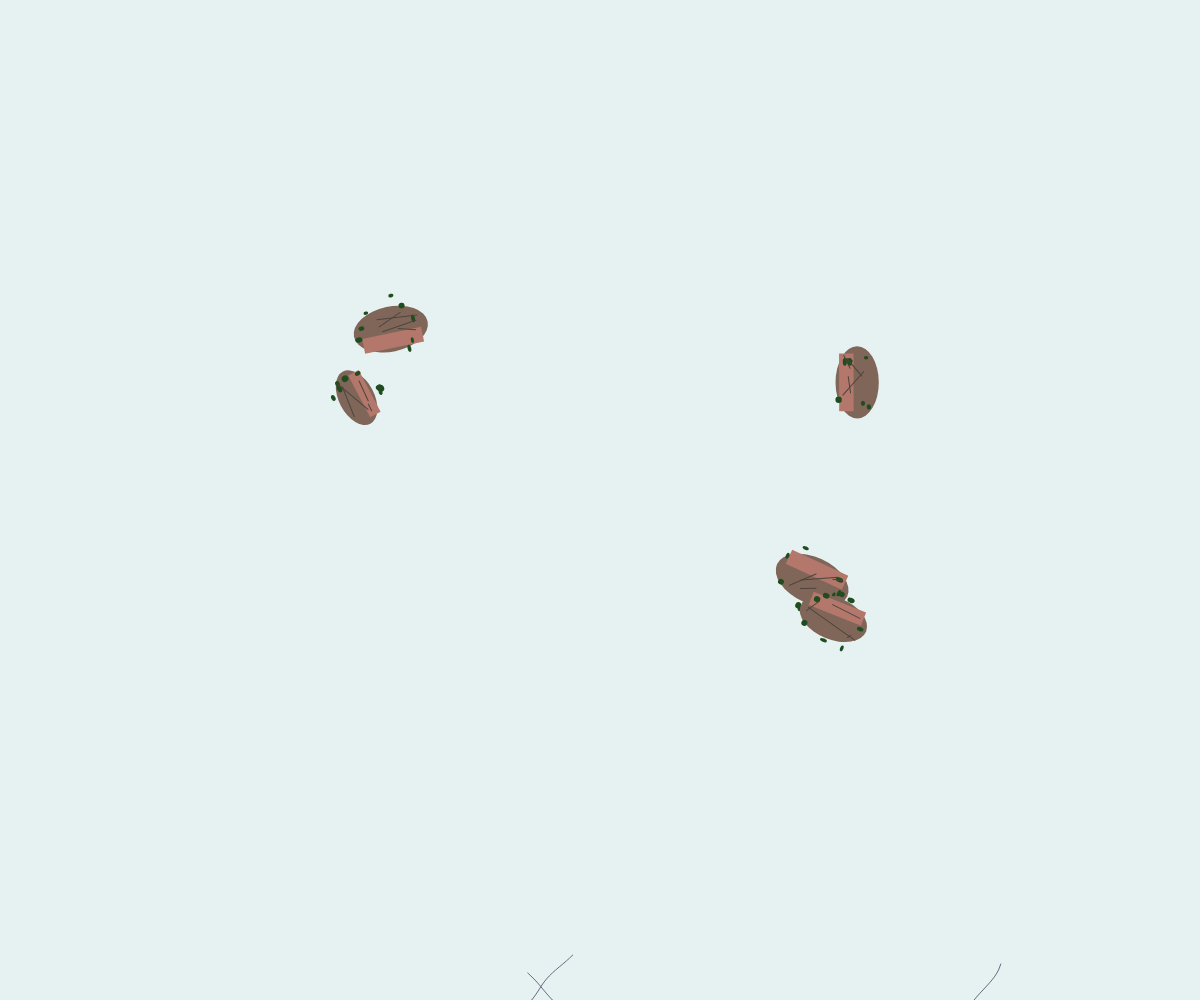
Frame 1 (no input)
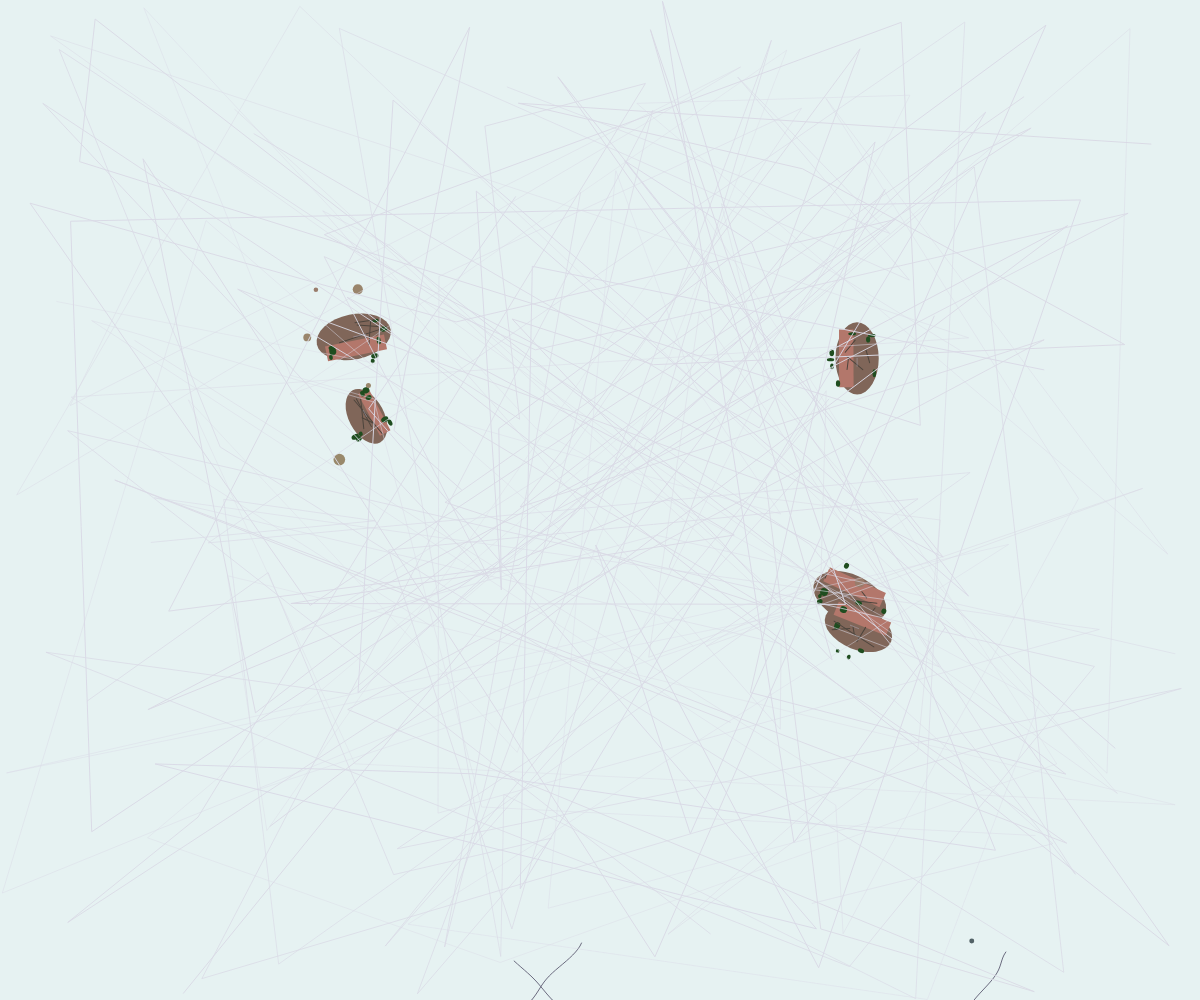
Frame 60 (no input)
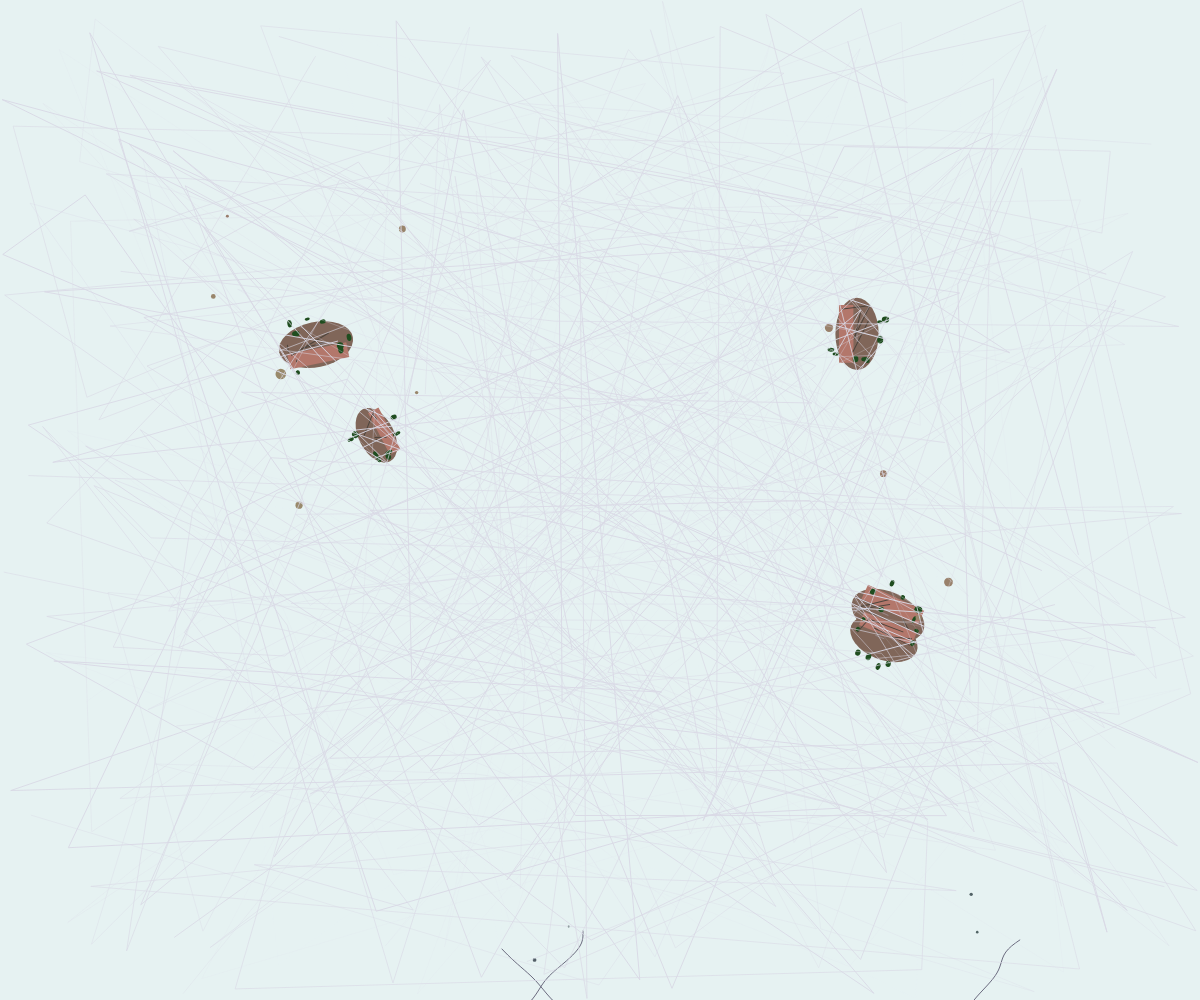
Frame 120 (the mouse pressed at the canvas centre since frame 60)

The p5.js sketch that drew these frames (run headless with seeded random() and noise() and a simulated clock; from frame 60 on, the mouse is pressed at the canvas centre):

// p5.js sketch
// ── sketch.js
let ships = [];
let fragments = [];
let roots = [];
let saltTrails = [];

function setup() {
  createCanvas(windowWidth, windowHeight);
  colorMode(HSB, 360, 100, 100, 1);
  
  // Create initial ships
  for (let i = 0; i < 5; i++) {
    ships.push({
      x: random(width),
      y: random(height * 0.3, height * 0.7),
      angle: random(TWO_PI),
      speed: random(0.2, 0.8),
      size: random(40, 80),
      segments: [],
      parts: [],
      trail: []
    });
  }
  
  // Initialize root structures
  for (let i = 0; i < 3; i++) {
    roots.push({
      x: random(width),
      y: height,
      angle: random(TWO_PI),
      length: random(20, 60),
      segments: [],
      decay: 0
    });
  }
}

function draw() {
  background(180, 5, 95); // Translucent medium
  
  // Update and draw ships
  for (let i = ships.length - 1; i >= 0; i--) {
    let ship = ships[i];
    
    // Move ship
    ship.x += cos(ship.angle) * ship.speed;
    ship.y += sin(ship.angle) * ship.speed;
    
    // Add to trail
    ship.trail.push({x: ship.x, y: ship.y, size: ship.size});
    if (ship.trail.length > 20) {
      ship.trail.shift();
    }
    
    // Draw ship with weathered look
    drawShip(ship);
    
    // Occasionally detach parts
    if (random() < 0.01) {
      let part = {
        x: ship.x + random(-ship.size/2, ship.size/2),
        y: ship.y + random(-ship.size/2, ship.size/2),
        angle: random(TWO_PI),
        speed: random(0.5, 2),
        size: random(5, 15),
        color: color(random(20, 40), 30, 60),
        life: 1
      };
      fragments.push(part);
    }
    
    // Check if ship needs replacement
    if (ship.x < -100 || ship.x > width + 100 || ship.y < -100 || ship.y > height + 100) {
      ships.splice(i, 1);
      // Add new ship
      ships.push({
        x: random(width),
        y: random(height * 0.3, height * 0.7),
        angle: random(TWO_PI),
        speed: random(0.2, 0.8),
        size: random(40, 80),
        segments: [],
        parts: [],
        trail: []
      });
    }
  }
  
  // Update and draw fragments
  for (let i = fragments.length - 1; i >= 0; i--) {
    let part = fragments[i];
    
    // Move fragment
    part.x += cos(part.angle) * part.speed;
    part.y += sin(part.angle) * part.speed;
    part.life -= 0.005;
    
    // Draw fragment with decay effect
    fill(part.color);
    noStroke();
    ellipse(part.x, part.y, part.size * part.life);
    
    if (part.life <= 0) {
      fragments.splice(i, 1);
    }
  }
  
  // Update and draw roots
  for (let i = roots.length - 1; i >= 0; i--) {
    let root = roots[i];
    
    // Grow root
    root.length += 0.2;
    if (root.length > 100) {
      root.length = 100;
    }
    
    // Draw root structure
    drawRoot(root);
    
    // Occasionally detach segments
    if (random() < 0.02) {
      let segment = {
        x: root.x + random(-5, 5),
        y: root.y - root.length,
        angle: random(TWO_PI),
        speed: random(0.3, 1),
        size: random(2, 6),
        color: color(random(180, 220), 20, 40),
        life: 1
      };
      fragments.push(segment);
    }
  }
  
  // Draw salt trails
  for (let i = saltTrails.length - 1; i >= 0; i--) {
    let trail = saltTrails[i];
    
    // Update trail
    trail.life -= 0.01;
    
    if (trail.life > 0) {
      stroke(240, 5, 90, trail.life);
      noFill();
      beginShape();
      for (let j = 0; j < trail.points.length; j++) {
        vertex(trail.points[j].x, trail.points[j].y);
      }
      endShape();
    } else {
      saltTrails.splice(i, 1);
    }
  }
  
  // Occasionally add new trails
  if (random() < 0.3) {
    let trail = {
      points: [],
      life: 1
    };
    
    for (let i = 0; i < 15; i++) {
      trail.points.push({
        x: random(width),
        y: random(height)
      });
    }
    
    saltTrails.push(trail);
  }
}

function drawShip(ship) {
  push();
  translate(ship.x, ship.y);
  rotate(ship.angle);
  
  // Draw hull with weathering
  fill(20, 30, 50);
  noStroke();
  ellipse(0, 0, ship.size, ship.size * 0.6);
  
  // Draw deck
  fill(10, 40, 70);
  rectMode(CENTER);
  rect(0, -ship.size * 0.15, ship.size * 0.8, ship.size * 0.2);
  
  // Add barnacles and moss
  for (let i = 0; i < 8; i++) {
    let angle = random(TWO_PI);
    let dist = random(ship.size * 0.3, ship.size * 0.45);
    let x = cos(angle) * dist;
    let y = sin(angle) * dist;
    
    fill(120, 60, 30);
    ellipse(x, y, random(3, 8), random(3, 8));
  }
  
  // Add cracks and tears
  stroke(30, 20, 30);
  strokeWeight(1);
  for (let i = 0; i < 4; i++) {
    let x1 = random(-ship.size * 0.4, ship.size * 0.4);
    let y1 = random(-ship.size * 0.2, ship.size * 0.2);
    let x2 = random(-ship.size * 0.4, ship.size * 0.4);
    let y2 = random(-ship.size * 0.2, ship.size * 0.2);
    line(x1, y1, x2, y2);
  }
  
  pop();
  
  // Draw trail
  stroke(240, 10, 80, 0.5);
  noFill();
  beginShape();
  for (let i = 0; i < ship.trail.length; i++) {
    let t = ship.trail[i];
    vertex(t.x, t.y);
  }
  endShape();
}

function drawRoot(root) {
  push();
  translate(root.x, root.y);
  
  stroke(240, 15, 50);
  strokeWeight(1);
  noFill();
  
  // Draw root with branching
  beginShape();
  vertex(0, 0);
  for (let i = 0; i < root.length; i += 3) {
    let angle = root.angle + sin(i * 0.1) * 0.2;
    let x = cos(angle) * i;
    let y = -i;
    
    vertex(x, y);
  }
  endShape();
  
  pop();
}

function windowResized() {
  resizeCanvas(windowWidth, windowHeight);
}
